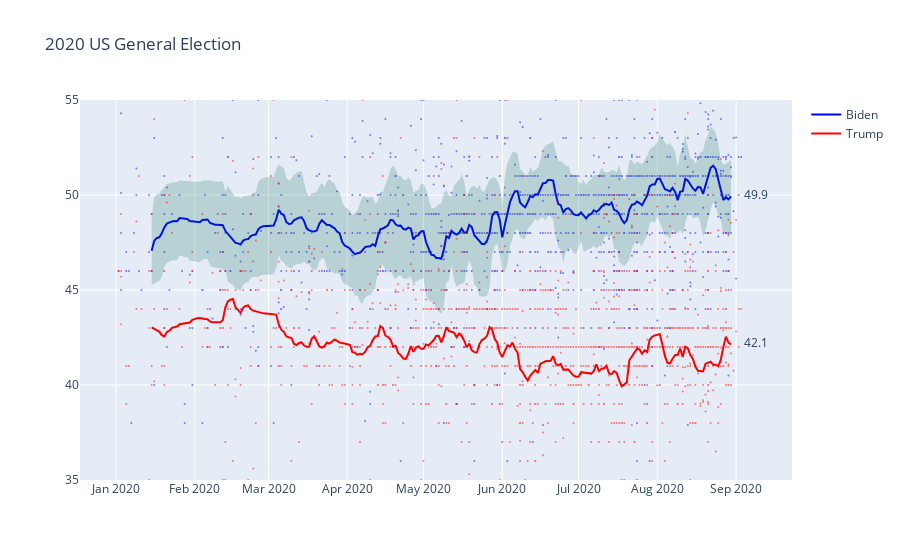

The notebook cell this image was saved under:
### Code cell
line_biden = go.Scatter(mode='lines',
            x=national_stats_k16.index, 
            y=national_stats_k16['Biden_avg'], 
            name='Biden',
            line={'color':'blue'})
fill_biden = go.Scatter(mode='lines',
            x=national_stats_k16.index.tolist()+national_stats_k16.index[::-1].tolist(), 
            y=(national_stats_k16['Biden_avg']+national_stats_k16['Biden_std']).tolist()+(national_stats_k16['Biden_avg']-national_stats_k16['Biden_std'])[::-1].tolist(), 
            line={'color':'rgba(255,255,255,0)'}, 
            fillcolor='rgba(0,0,,0.2)', fill='toself', hoverinfo="skip", showlegend=False)


scatter_biden = go.Scatter(
            mode='markers',
            marker=dict(color='blue', size=2),
            x=election_polls2020['start_date'], 
            y=election_polls2020['Biden'], 
            opacity=0.5, 
            name='Biden polls', showlegend=False
        )
text_biden = go.Scatter(
            mode='text',
            x=[national_stats_k16.index[-1].date() + timedelta(days=10.5)], 
            y=[national_stats_k16['Biden_avg'].iloc[-1]], 
            text=[str(round(national_stats_k16['Biden_avg'].iloc[-1], 1))], 
            name='Biden polls', showlegend=False
        )


trace_trump = go.Scatter(mode='lines',
            x=national_stats_k16.index, 
            y=national_stats_k16['Trump_avg'], 
            name='Trump',
            line={'color':'red'}
        )
scatter_trump = go.Scatter(
            mode='markers',
            marker=dict(color='red', size=2),
            x=election_polls2020['start_date'], 
            y=election_polls2020['Trump'], 
            opacity=0.5, 
            name='Trump polls', showlegend=False
        )
text_trump = go.Scatter(
            mode='text',
            x=[national_stats_k16.index[-1].date() + timedelta(days=10.5)], 
            y=[national_stats_k16['Trump_avg'].iloc[-1]], 
            text=[str(round(national_stats_k16['Trump_avg'].iloc[-1], 1))], 
            name='Trump polls', showlegend=False
        )

data = [line_biden, scatter_biden, text_biden, fill_biden, 
        trace_trump, scatter_trump, text_trump]

layout = {
    'title':'2020 US General Election', 
     'yaxis':{'autorange':False, 
              'range':[35, 55],
              'type':"linear"}
}

fig = {'data':data, 'layout':layout}
py.iplot(fig)

### Figure 1 — Plotly figure (JSON) as saved in the notebook; plotly's stock layout.template omitted (floating-point values rounded to 4 significant figures; data arrays with more than 128 entries replaced by an {"elided": "..."} marker saying what was removed)
{"data": [{"line": {"color": "blue"}, "mode": "lines", "name": "Biden", "type": "scatter", "x": {"elided": "229 str values"}, "y": {"elided": "229 float values"}}, {"marker": {"color": "blue", "size": 2}, "mode": "markers", "name": "Biden polls", "opacity": 0.5, "showlegend": false, "type": "scatter", "x": {"elided": "1232 str values"}, "y": {"elided": "1232 float values"}}, {"mode": "text", "name": "Biden polls", "showlegend": false, "text": ["49.9"], "type": "scatter", "x": ["2020-09-09"], "y": [49.93]}, {"fill": "toself", "fillcolor": "rgba(0,100,80,0.2)", "hoverinfo": "skip", "line": {"color": "rgba(255,255,255,0)"}, "mode": "lines", "showlegend": false, "type": "scatter", "x": {"elided": "458 str values"}, "y": {"elided": "458 float values"}}, {"line": {"color": "red"}, "mode": "lines", "name": "Trump", "type": "scatter", "x": {"elided": "229 str values"}, "y": {"elided": "229 float values"}}, {"marker": {"color": "red", "size": 2}, "mode": "markers", "name": "Trump polls", "opacity": 0.5, "showlegend": false, "type": "scatter", "x": {"elided": "1232 str values"}, "y": {"elided": "1232 float values"}}, {"mode": "text", "name": "Trump polls", "showlegend": false, "text": ["42.1"], "type": "scatter", "x": ["2020-09-09"], "y": [42.14]}], "layout": {"title": {"text": "2020 US General Election"}, "yaxis": {"autorange": false, "range": [35, 55], "type": "linear"}}}
